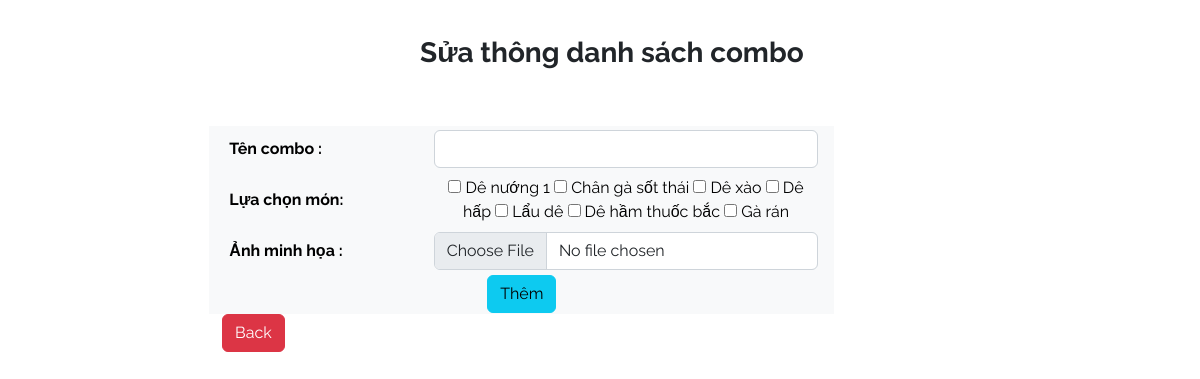
The app's page /themcombo1.php with its own data.
### tables this page shows
CREATE TABLE `monan` (
  `ID` int(10) NOT NULL,
  `tenMon` text DEFAULT NULL,
  `hinhAnh` varchar(100) NOT NULL,
  `mota` varchar(200) NOT NULL,
  `giaMon` float DEFAULT NULL
);

### themcombo1.php (the view, shortened to what this page needs)
<!DOCTYPE html>
<html lang="en">
<head>
    <link href="https://cdn.jsdelivr.net/npm/bootstrap@5.2.3/dist/css/bootstrap.min.css" rel="stylesheet">
		<link href="css/bootstrap.min.css" rel="stylesheet">
		<link href="css/main.css" rel="stylesheet">
</head>
<?php
$screen = 4;
?>
<body>
<h3 class="contarner fw-bold " style="margin-left: 35%; margin-top:3% ">Sửa thông danh sách combo</h3>
    <div class="py-5 container col-xl-10 offed-2">
    <form action ="insertcombo.php" method="post" enctype="multipart/form-data" class="container text-center col-xl-10 offed-1 px-3">
    <table width="80%" class="text-bg-light text-center">
            <tr>
                <td style="text-align: left; padding-left:20px;" class="fw-bold col-xl-4" >Tên combo :</td>
                <td class="px-3 py-1"><input class="form-control" type="text" id="" name="tencombo"></td>
            </tr>
            <tr>
                <td style="text-align: left; padding-left:20px;" class="fw-bold col-xl-4">Lựa chọn món:</td>
                <td class="px-3 py-1">
                <?php
                    include("connectDataBase.php");
                    $sql1="SELECT * from monan ";
                    $rmn=mysqli_query($con,$sql1);
                    while($rowmn=mysqli_fetch_assoc($rmn)){
                ?>
                    <input type="checkbox" name="<?=$rowmn['ID']?>"/> <a><?=$rowmn['tenMon']?></a>
                <?php
                    }
                ?>
                </td>
            </tr>
            <tr>
                <td style="text-align: left; padding-left:20px;" class="fw-bold col-xl-4" >Ảnh minh họa :</td>
                <td class="px-3 py-1"><input class="form-control" type="file" id="" name="anhmh"></td>
            </tr>
            <tr>
                <td colspan="2"><button type="submit" class="btn btn-info">Thêm</button></td>
            </tr>
        </table>
    </form>
    <a href="trangchuAdmin1.php?id=<?=$screen?>"><button class="btn btn-danger" style="margin-left: 110px;">Back</button></a>
    </div>
</body>
</html>

### css/main.css (style rules this page uses)
body { font-family: 'Raleway', sans-serif; }

### records on screen
monan: tenMon "Dê nướng 1"
monan: tenMon "Chân gà sốt thái"
monan: tenMon "Dê xào"
monan: tenMon "Dê hấp"
monan: tenMon "Lẩu dê"
monan: tenMon "Dê hầm thuốc bắc"
monan: tenMon "Gà rán"
